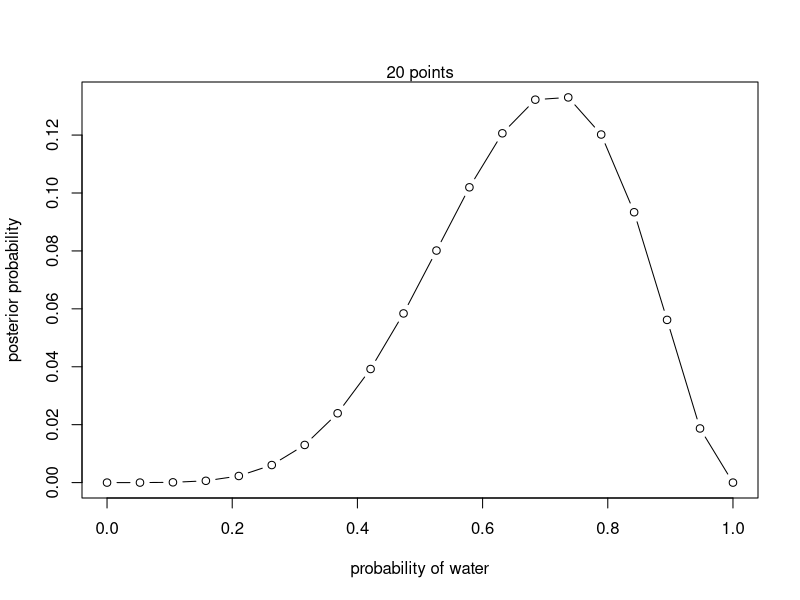

Write the R code that produced this figure.
# 2M1

# 1
# W <- 3
# L <- 0

# 2
# W <- 3
# L <- 1

# 3
W <- 5
L <- 2

# define grid
p_grid <- seq( from=0 , to=1 , length.out=20 )
# define prior
prior <- rep( 1 , 20 )
# prior <- ifelse( p_grid < 0.5 , 0 , 2 )
# prior <- exp( -5*abs( p_grid - 0.5 ) )

# compute likelihood at each value in grid
likelihood <- dbinom( W , size=W+L , prob=p_grid )
# compute product of likelihood and prior
unstd.posterior <- likelihood * prior
# standardize the posterior, so it sums to 1
posterior <- unstd.posterior / sum(unstd.posterior)

plot( p_grid , posterior , type="b" ,
xlab="probability of water" , ylab="posterior probability" )
mtext( "20 points" )

# 2m3 tentative

# 3
# prob. land, given Pr(land|earth)
p_land_earth <- .3
# prob. land, given Pr(land|mars)
p_land_mars <- 1
# prob. earth
p_earth <- .5

# Prob(land) = Prob(earth)Prob(land|earth) + (1 - Prob(earth)) * Prob(land|mars)
p_land <- p_earth * p_land_earth + (1 - p_earth) * p_land_mars

# Prob(earth|land) = Prob(land|earth)Prob(earth)/Prob(land)
p_earth_land <- p_land_earth * p_earth / p_land
p_earth_land

# 2m4
# BB BW WW BB WB WW
card_bb_likelihood <- 2
card_bw_likelihood <- 1
card_ww_likelihood <- 0

likelihood <- c(card_bb_likelihood, card_bw_likelihood, card_ww_likelihood)
prior <- c(1, 1, 1)
posterior <- likelihood * prior
posterior <- posterior / sum(posterior)

# 2M5
likelihood <- c(card_bb_likelihood, card_bw_likelihood, card_ww_likelihood,
                card_bb_likelihood)
prior <- c(1, 1, 1, 1)
posterior <- likelihood * prior
posterior <- posterior / sum(posterior)

posterior[1] + posterior[4]

# 2M6
card_bb_likelihood <- 2
card_bw_likelihood <- 1
card_ww_likelihood <- 0

likelihood <- c(card_bb_likelihood, card_bw_likelihood, card_ww_likelihood)
prior <- c(1, 2, 3)
posterior <- likelihood * prior
posterior <- posterior / sum(posterior)

# 2h1
a_twins <- .1
b_twins <- .2
# 1st twin, next twin?

likelihood <- c(a_twins, b_twins)
prior <- c(1, 1)
posterior <- likelihood * prior
posterior <- posterior / sum(posterior)
posterior

# 2h2
# probability of species A
# Prob(speciesA)
p_species_a <- .5

# probability of twins, given species A
# Prob(twins|speciesA)
p_twins_a <- .1

# probability of twins, given species B
# Prob(twins|speciesB)
p_twins_b <- .2

# probability of twins
p_twins <- (p_species_a * p_twins_a) + ((1 - p_species_a) * p_twins_b)

# probability of species A, given twins (using Bayes' Theorem)
# (note this is equivalent to `posterior[1]` above)
# Prob(speciesA|twins)
p_species_a_twins = (p_twins_a * p_species_a) / p_twins
p_species_a_twins

# 2h4
# use Bayes' Theorem to determine the probability of species A, given a positive
# test

p_ap <- (0.8 * 0.5) / ((0.5 * 0.8) + (0.5 * 0.35))
p_ap
#> [1] 0.696